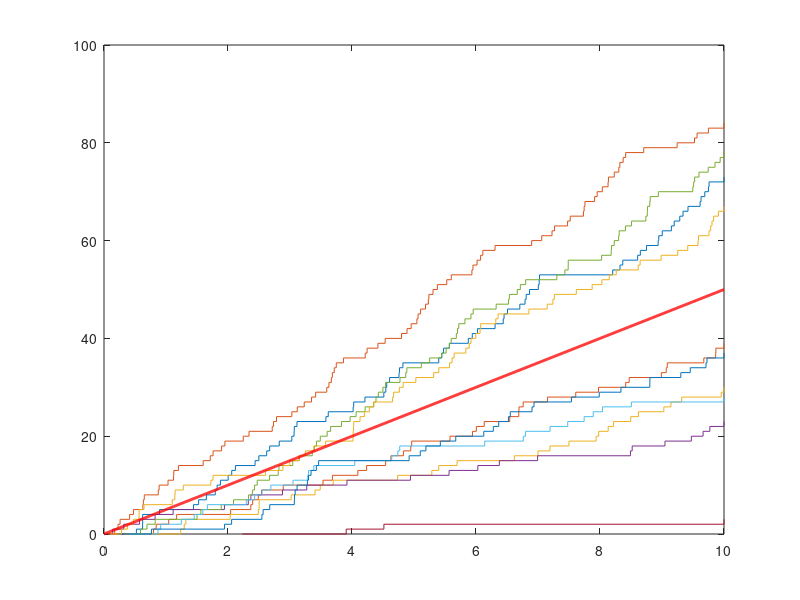

Recreate this plot in MATLAB.
clear all;
T=10;

for i=1:10
lambda = normrnd(5,3);
n=poissrnd(lambda*T);
if (n~=0 && isnan(n)==0) 
u = unifrnd(0,T,1,n);
S = sort(u);
stairs([S T], 0:length(S))
hold on
end
end
x = linspace(0,T,1000);
plot(x, 5 * x, 'r', 'Linewidth', 2)
hold on
